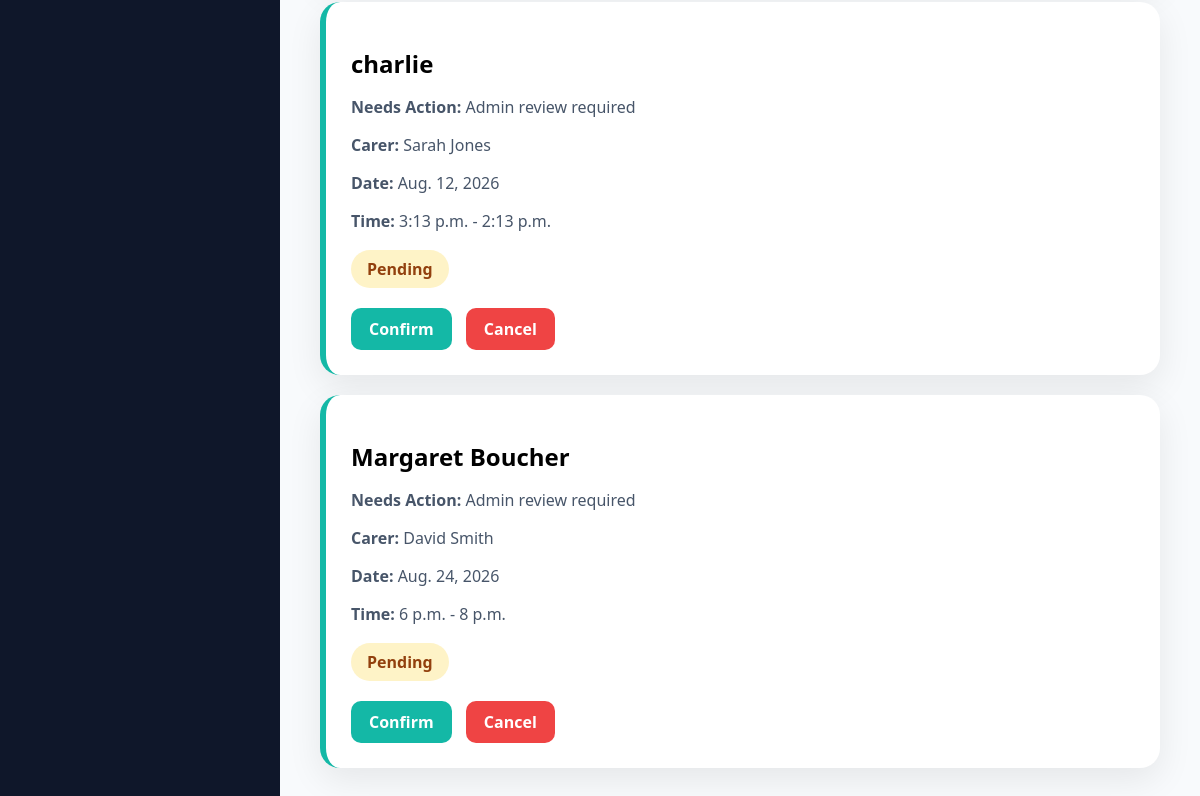
/admin-dashboard/bookings/ (signed in, lower part), run on an earlier commit of the app's database.
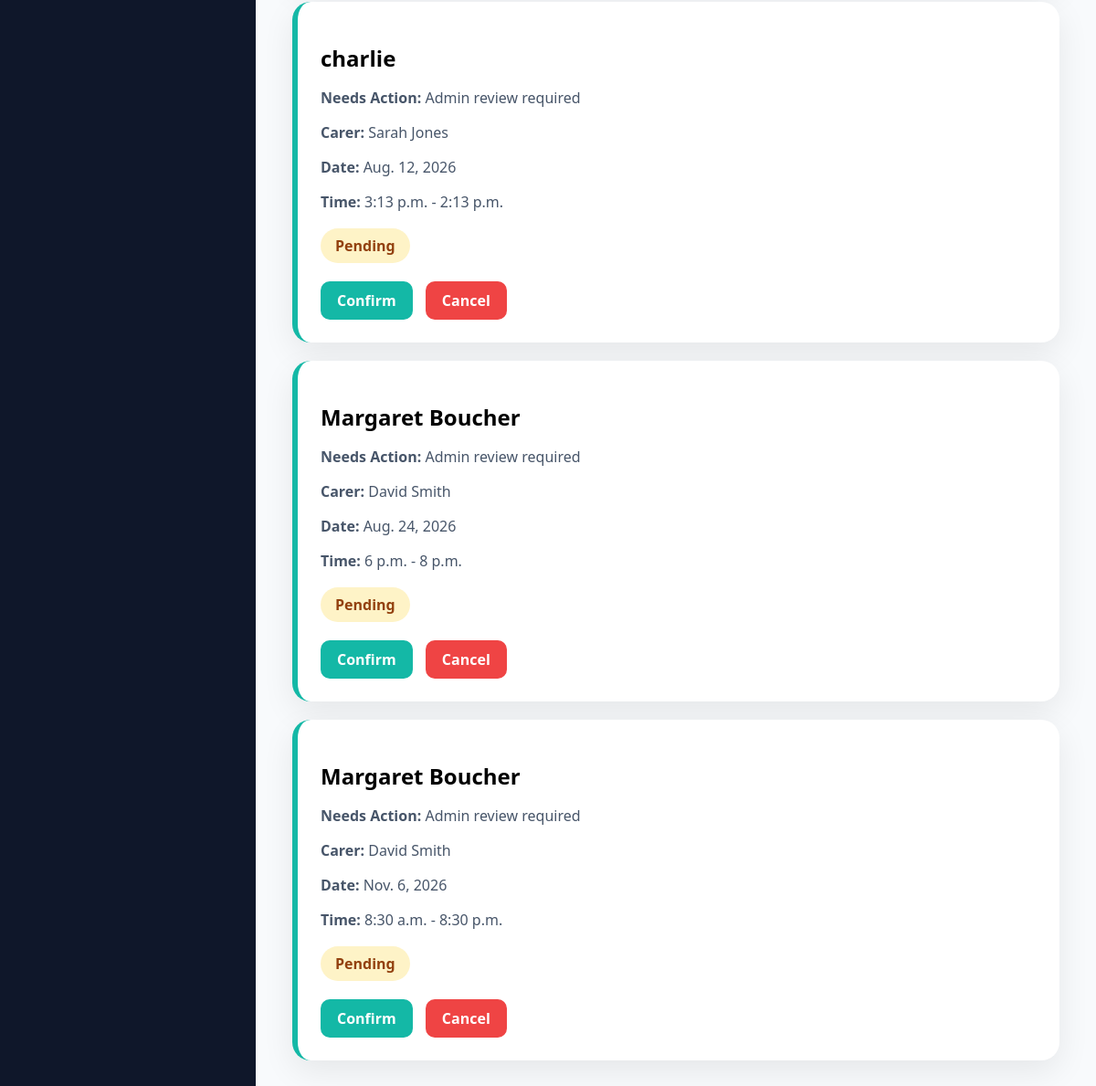
And on a later commit of the database.
### bookings/models.py (models this page shows, shortened)
class Booking(models.Model):
    CARE_TYPES = (
        ('elderly', 'Elderly Care'),
        ('dementia', 'Dementia Care'),
        ('personal', 'Personal Care'),
        ('overnight', 'Overnight Care'),
        ('companionship', 'Companionship'),
    )
    family = models.ForeignKey(
        User,
        on_delete=models.CASCADE,
        null=True,
        blank=True
    )
    client_name = models.CharField(max_length=100)
    client_email = models.EmailField()
    carer = models.ForeignKey(
        Carer,
        on_delete=models.CASCADE
    )
    care_type = models.CharField(
        max_length=50,
        choices=CARE_TYPES
    )
    booking_date = models.DateField()
    start_time = models.TimeField()
    end_time = models.TimeField()
    STATUS_CHOICES = (
    ('pending', 'Pending'),
    ('confirmed', 'Confirmed'),
    ('completed', 'Completed'),
    ('cancelled', 'Cancelled'),
    )
    status = models.CharField(
    max_length=20,
    choices=STATUS_CHOICES,
    default='pending'
    )
    created_at = models.DateTimeField(
        auto_now_add=True
    )

### carers/models.py (models this page shows, shortened)
class Carer(models.Model):
    user = models.OneToOneField(
        User,
        on_delete=models.CASCADE,
        null=True,
        blank=True,
        related_name='carer_profile'
    )
    GENDER_CHOICES = (
        ('male', 'Male'),
        ('female', 'Female'),
    )
    CARE_TYPES = (
        ('Dementia Care', 'Dementia Care'),
        ('Personal Care', 'Personal Care'),
        ('Companionship', 'Companionship'),
        ('Overnight Care', 'Overnight Care'),
    )
    care_type = models.CharField(
        max_length=50,
        choices=CARE_TYPES,
        default='Personal Care'
    )
    full_name = models.CharField(max_length=100)
    photo = models.ImageField(
        upload_to='carers/',
        blank=True,
        null=True
    )
    gender = models.CharField(
        max_length=10,
        choices=GENDER_CHOICES,
        default='female'
    )
    postcode = models.CharField(max_length=20)
    experience_years = models.PositiveIntegerField()
    hourly_rate = models.DecimalField(
        max_digits=8,
        decimal_places=2
    )
    bio = models.TextField()
    dbs_verified = models.BooleanField(
        default=False
    )

### carers/views.py (the view)
@user_passes_test(lambda u: u.is_superuser)
def admin_bookings(request):
    pending_bookings = Booking.objects.filter(
        status='pending'
    ).order_by('booking_date')
    confirmed_bookings = Booking.objects.filter(
        status='confirmed'
    ).order_by('booking_date')
    completed_bookings = Booking.objects.filter(
        status='completed'
    ).order_by('-booking_date')
    cancelled_bookings = Booking.objects.filter(
        status='cancelled'
    ).order_by('-booking_date')
    return render(
        request,
        'carers/admin_bookings.html',
        {
            'pending_bookings': pending_bookings,
            'confirmed_bookings': confirmed_bookings,
            'completed_bookings': completed_bookings,
            'cancelled_bookings': cancelled_bookings,
        }
    )

### carers/templates/carers/admin_bookings.html (shortened to what this page needs)
<!DOCTYPE html>
<html>
<head>
</head>
<body>
<div class="layout">
    <div class="sidebar">
    </div>
    <div class="main">
        <br>
        <div id="pending" class="tab-content active">
            {% for booking in pending_bookings %}
                <div class="booking-card">
                    <h2>{{ booking.client_name }}</h2>
                    <p>
                        <strong>Needs Action:</strong>
                        Admin review required
                    </p>
                    <p><strong>Carer:</strong> {{ booking.carer.full_name }}</p>
                    <p><strong>Date:</strong> {{ booking.booking_date }}</p>
                    <p><strong>Time:</strong> {{ booking.start_time }} - {{ booking.end_time }}</p>
                    <span class="status pending">
                        Pending
                    </span>
                    <div class="actions">
                        <a href="/admin-dashboard/bookings/{{ booking.id }}/confirm/" class="btn confirm">
                            Confirm
                        </a>
                        <a href="/admin-dashboard/bookings/{{ booking.id }}/cancel/" class="btn cancel">
                            Cancel
                        </a>
                    </div>
                </div>
            {% empty %}
                <p>No pending bookings.</p>
            {% endfor %}
        </div>
    </div>
</div>
</body>
</html>

What changed in the data, as far as the page shows it:
added Booking: client_name "Margaret Boucher", carer.full_name "David Smith", booking_date "Nov. 6, 2026", start_time "8:30 a.m.", end_time "8:30 p.m."
